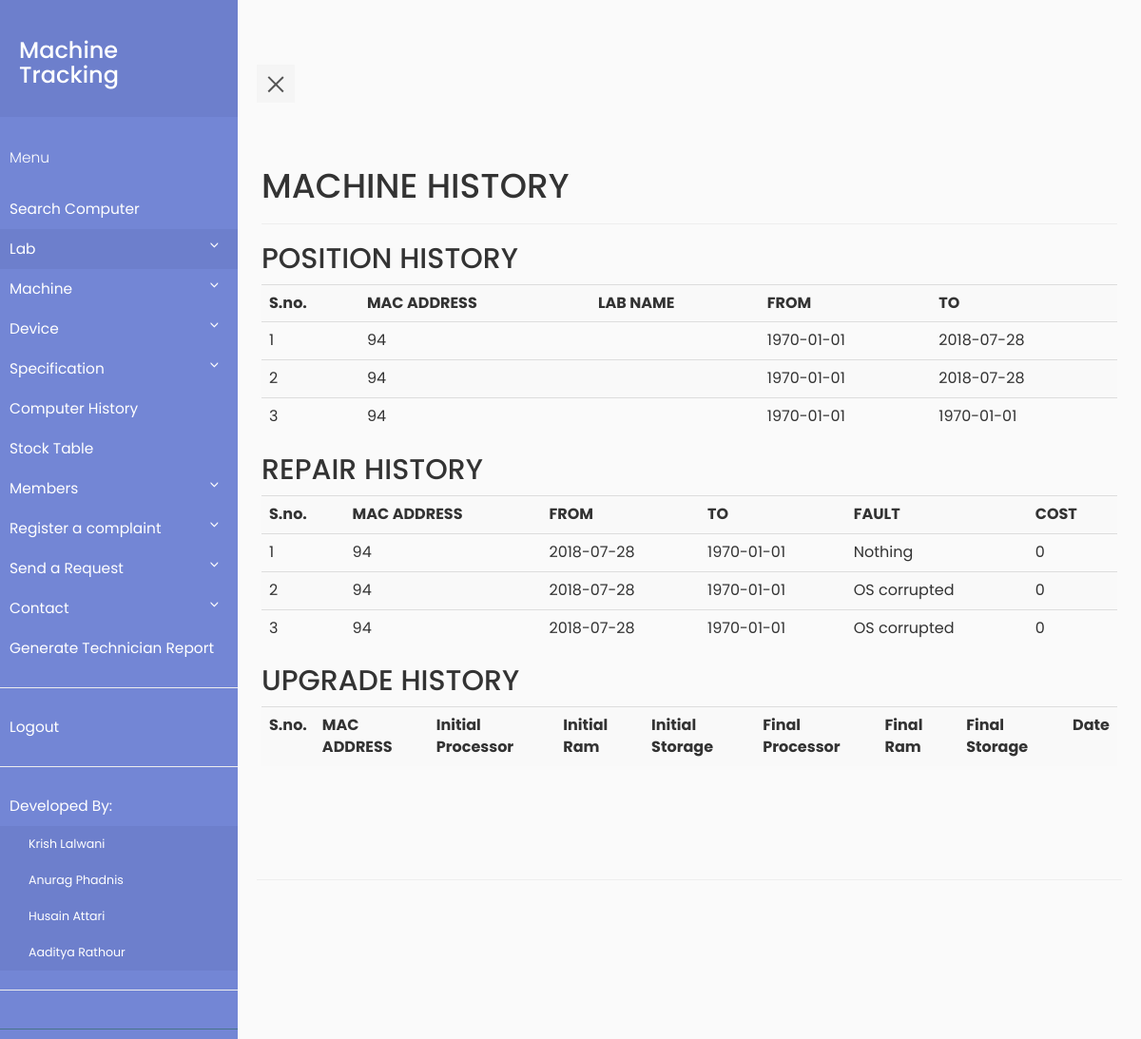
Screenshot of /viewmchis.php?mac_addr=94 (signed in) with the database file from the repository.
### tables this page shows
CREATE TABLE `position` (
  `position_id` int(11) NOT NULL,
  `machine_id` int(11) DEFAULT NULL,
  `lab_id` int(11) DEFAULT NULL,
  `initial_date` date DEFAULT NULL,
  `final_date` date DEFAULT NULL
);

CREATE TABLE `repair_history` (
  `repair_history_id` int(11) NOT NULL,
  `machine_id` int(11) DEFAULT NULL,
  `initial_date` date DEFAULT NULL,
  `final_date` date DEFAULT NULL,
  `fault` varchar(500) DEFAULT NULL,
  `cost` int(11) DEFAULT NULL,
  `complaint_book_id` int(11) DEFAULT NULL
);

### viewmchis.php (the view, shortened to what this page needs)
<?php
    require_once "pdo.php";
?>
<html>
<head>
    <link rel="stylesheet" type="text/css" href="https://maxcdn.bootstrapcdn.com/bootstrap/3.3.7/css/bootstrap.min.css" >
    <link rel="stylesheet" type="text/css" href="style5.css">
</head>
<body>
            <div class="wrapper">
       <?php if (isset($_SESSION['id'])&&$_SESSION['role']=='0') include "navbar.php";
                else if(isset($_SESSION['id'])&&$_SESSION['role']=='1')  include "navbar_faculty.php";
                else include "navbar_tech.php";?>
    <div class="container-fluid row" id="content">
    <div class="page-header">
    <h1>MACHINE HISTORY</h1>
    </div>
    <?php
        $stmtcnt = $pdo->query("SELECT COUNT(*) FROM machine ");
        $row = $stmtcnt->fetch(PDO::FETCH_ASSOC);
        if($row['COUNT(*)']!=='0')
        {
            $stmt = $pdo->prepare('SELECT * FROM machine WHERE MAC_ADDR = :mac_addr');
            $stmt->execute(array(':mac_addr' => $_GET['mac_addr']));
            $row = $stmt->fetch(PDO::FETCH_ASSOC);
            $mid = $row['machine_id'];
            $i=1;
            $stmtread = $pdo->prepare("SELECT * FROM position WHERE machine_id = :mid ORDER BY initial_date");
            $stmtread->execute(array(':mid' => $mid));
            echo("<h2> POSITION HISTORY </h2>");
            echo ("<table class=\"table table-striped\">
                <tr> <th>S.no.</th><th>MAC ADDRESS</th><th>LAB NAME</th><th>FROM</th><th>TO</th>");
            while ( $row = $stmtread->fetch(PDO::FETCH_ASSOC) )
            {
                echo ("<tr>");
                echo ("<td>");
                echo($i);
                echo("</td>");
                echo ("<td>");
                echo(htmlentities($_GET['mac_addr']));
                echo ("</td>");
                echo ("<td>");
                echo ("</td>");
                echo ("<td>");
                echo(htmlentities($row['initial_date']));
                echo ("</td>");
                echo ("<td>");
                echo(htmlentities($row['final_date']));
                echo ("</td>");
                $i++;
            }
            echo('</table>');
            $i=1;
            $stmtread = $pdo->prepare("SELECT * FROM repair_history WHERE machine_id = :mid ORDER BY initial_date");
            $stmtread->execute(array(':mid' => $mid));
            echo("<h2> REPAIR HISTORY </h2>");
            echo ("<table class=\"table table-striped\">
                <tr> <th>S.no.</th><th>MAC ADDRESS</th><th>FROM</th><th>TO</th><th>FAULT</th><th>COST</th>");
            while ( $row = $stmtread->fetch(PDO::FETCH_ASSOC) )
            {
                echo ("<tr>");
                echo ("<td>");
                echo($i);
                echo("</td>");
                echo ("<td>");
                echo(htmlentities($_GET['mac_addr']));
                echo ("</td>");
                echo ("<td>");
                echo(htmlentities($row['initial_date']));
                echo ("</td>");
                echo ("<td>");
                echo(htmlentities($row['final_date']));
                echo ("</td>");
                echo ("<td>");
                echo(htmlentities($row['fault']));
                echo ("</td>");
                echo ("<td>");
                echo(htmlentities($row['cost']));
                echo ("</td>");
                $i++;
            }
            echo('</table>');
            echo("<h2> UPGRADE HISTORY </h2>");
            echo ("<table class=\"table table-striped\">
                <tr> <th>S.no.</th><th>MAC ADDRESS</th><th>Initial Processor</th><th>Initial Ram</th><th>Initial Storage</th><th>Final Processor</th><th>Final Ram</th><th>Final Storage</th><th>Date</th>");
            echo('</table>');
        }
        else
        {
            $_SESSION['error'] = "This Machine does not exist<br>";
            header('Location: viewmchis.php');
            return;
        }
    ?>
    </div>
</body>
</html>

### style5.css (style rules this page uses)
body { font-family: 'Poppins', sans-serif; background: #fafafa; }
.wrapper { display: flex; align-items: stretch; perspective: 1500px; }
#content { padding: 20px; min-height: 100vh; transition: all 0.3s; }

### rows the page displays
position: initial_date "1970-01-01", final_date "2018-07-28"
position: initial_date "1970-01-01", final_date "2018-07-28"
position: initial_date "1970-01-01", final_date "1970-01-01"
repair_history: initial_date "2018-07-28", final_date "1970-01-01", fault "Nothing", cost "0"
repair_history: initial_date "2018-07-28", final_date "1970-01-01", fault "OS corrupted", cost "0"
repair_history: initial_date "2018-07-28", final_date "1970-01-01", fault "OS corrupted", cost "0"
